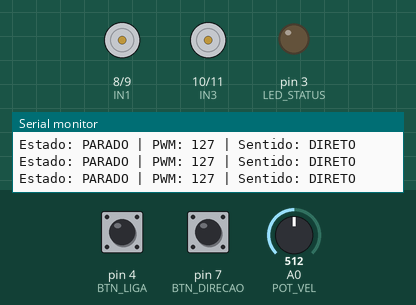
A sketch run on a simulated Arduino Uno, built with avr-gcc and run on an emulated ATmega328P. On the bench: motor-driver pin pairs drawn as motors (green arrow = first pin HIGH = forward, orange = second pin HIGH = backward, longer = more drive, scaled by the enable pin), output pins drawn as LEDs (lit = HIGH), the last lines printed to the serial monitor. The inputs (shaded band) are chosen by the test bench; at power-on: pin 4 (BTN_LIGA) HIGH, A0 (POT_VEL) = 512, pin 7 (BTN_DIRECAO) HIGH.

Above: at 1.2 s.
1.3 s: pin 4 (BTN_LIGA) pulled LOW for 0.15 s
At 2.2 s:
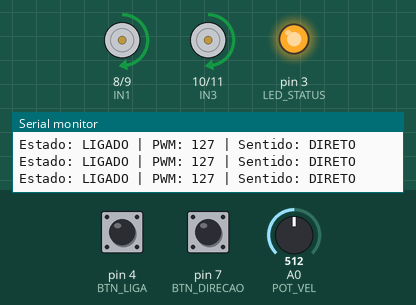
2.9 s: A0 (POT_VEL) set to 122
At 3.7 s:
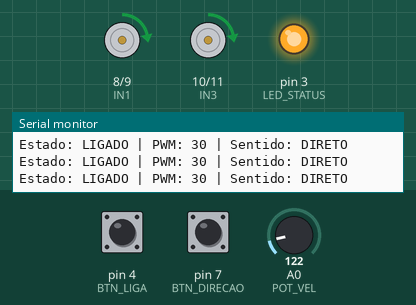
4.4 s: pin 7 (BTN_DIRECAO) pulled LOW for 0.15 s
At 5.5 s:
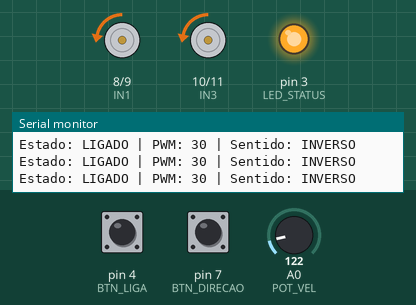
6.0 s: pin 4 (BTN_LIGA) pulled LOW for 1 s
At 7.3 s:
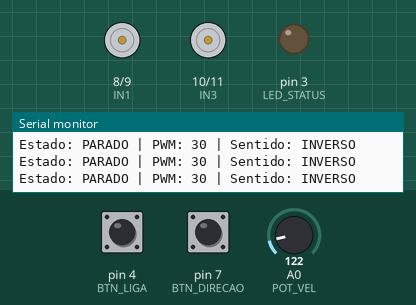
8.5 s: pin 4 (BTN_LIGA) pulled LOW for 3.2 s
At 10.0 s:
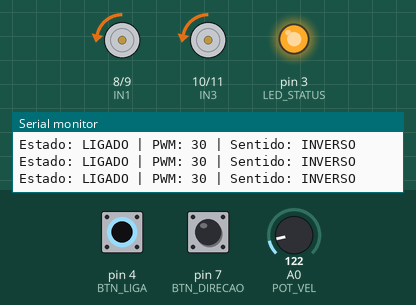
13.2 s: A0 (POT_VEL) set to 0
At 14.7 s:
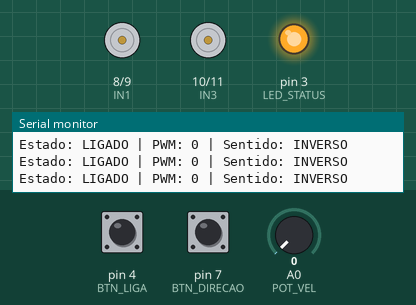
Timing chart, 0 to 15.7 s (numbered marks = the images above; inputs shaded):
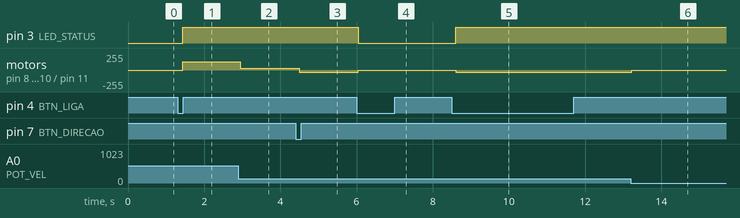

The sketch:

23_01_dois_motores_l298n.ino
```cpp
// ============================================================
// Controle de dois motores CC com modulo L298N
// Velocidade: potenciometro
// Direcao: botao
// Liga/desliga: botao
// ============================================================
// ---------- L298N ----------
const byte ENA = 5;   // PWM - Motor A
const byte IN1 = 8;
const byte IN2 = 9;
const byte ENB = 6;   // PWM - Motor B
const byte IN3 = 10;
const byte IN4 = 11;
// ---------- Entradas ----------
const byte BTN_DIRECAO = 7;
const byte BTN_LIGA    = 4;
const byte POT_VEL     = A0;
// ---------- Indicador ----------
const byte LED_STATUS = 3;
// ---------- Estados ----------
bool sentidoDireto = true;
bool motoresLigados = false;
bool ultimoBtnDirecao = HIGH;
bool ultimoBtnLiga    = HIGH;
// ============================================================
// Configura o sentido de rotacao
// ============================================================

void definirSentido(bool direto) {
  if (direto) {
    // Motor A
    digitalWrite(IN1, HIGH);
    digitalWrite(IN2, LOW);
    // Motor B
    digitalWrite(IN3, HIGH);
    digitalWrite(IN4, LOW);
  } else {
    // Motor A
    digitalWrite(IN1, LOW);
    digitalWrite(IN2, HIGH);
    // Motor B
    digitalWrite(IN3, LOW);
    digitalWrite(IN4, HIGH);
  }
}
// ============================================================
// Aciona os motores
// ============================================================

void moverMotores(int velocidade) {
  definirSentido(sentidoDireto);
  analogWrite(ENA, velocidade);
  analogWrite(ENB, velocidade);
}
// ============================================================
// Desabilita as duas pontes
// ============================================================

void pararMotores() {
  analogWrite(ENA, 0);
  analogWrite(ENB, 0);
}
// ============================================================
// SETUP
// ============================================================
void setup() {
  pinMode(ENA, OUTPUT);
  pinMode(IN1, OUTPUT);
  pinMode(IN2, OUTPUT);
  pinMode(ENB, OUTPUT);
  pinMode(IN3, OUTPUT);
  pinMode(IN4, OUTPUT);
  pinMode(BTN_DIRECAO, INPUT_PULLUP);
  pinMode(BTN_LIGA, INPUT_PULLUP);
  pinMode(LED_STATUS, OUTPUT);
  // Inicialmente os motores permanecem desligados
  pararMotores();
  Serial.begin(9600);
  Serial.println("================================");
  Serial.println(" Controle de Motores com L298N ");
  Serial.println("================================");
}
// ============================================================
// LOOP
// ============================================================

void loop() {
  // ----------------------------------------------------------
  // Leitura dos botoes
  // ----------------------------------------------------------
  bool btnDirecao = digitalRead(BTN_DIRECAO);
  bool btnLiga    = digitalRead(BTN_LIGA);
  // ----------------------------------------------------------
  // Botao de direcao
  // Detecta apenas HIGH -> LOW
  // ----------------------------------------------------------
  if (ultimoBtnDirecao == HIGH &&
      btnDirecao == LOW) {
    sentidoDireto = !sentidoDireto;
    delay(40); // debounce simples
  }
  ultimoBtnDirecao = btnDirecao;
  // ----------------------------------------------------------
  // Botao liga/desliga
  // ----------------------------------------------------------
  if (ultimoBtnLiga == HIGH &&
      btnLiga == LOW) {
    motoresLigados = !motoresLigados;
    delay(40); // debounce simples
  }
  ultimoBtnLiga = btnLiga;
  // ----------------------------------------------------------
  // Potenciometro
  // ----------------------------------------------------------
  int leituraPot = analogRead(POT_VEL);
  int velocidade = map(
    leituraPot,
    0, 1023,
    0, 255
  );
  // ----------------------------------------------------------
  // Controle dos motores
  // ----------------------------------------------------------
  if (motoresLigados) {
    moverMotores(velocidade);
    digitalWrite(LED_STATUS, HIGH);
  } else {
    pararMotores();
    digitalWrite(LED_STATUS, LOW);
  }
  // ----------------------------------------------------------
  // Monitor Serial
  // ----------------------------------------------------------
  Serial.print("Estado: ");
  if (motoresLigados) {
    Serial.print("LIGADO");
  } else {
    Serial.print("PARADO");
  }
  Serial.print(" | PWM: ");
  Serial.print(velocidade);
  Serial.print(" | Sentido: ");
  if (sentidoDireto) {
    Serial.println("DIRETO");
  } else {
    Serial.println("INVERSO");
  }
  delay(100);
}
```

Measured:
- after the input at 1.3 s, pin 3 (LED_STATUS): LOW → HIGH after 0.13 s; motor on pin 8 (IN1) / pin 9 (IN2), motor on pin 10 (IN3) / pin 11 (IN4): stopped → forward 127/255 after 0.13 s
- after the input at 2.9 s, motor on pin 8 (IN1) / pin 9 (IN2), motor on pin 10 (IN3) / pin 11 (IN4): forward 127/255 → forward 30/255 at once
- after the input at 4.4 s, motor on pin 8 (IN1) / pin 9 (IN2), motor on pin 10 (IN3) / pin 11 (IN4): forward 30/255 → backward 30/255 after 0.09 s
- after the input at 6.0 s, pin 3 (LED_STATUS): HIGH → LOW at once; motor on pin 8 (IN1) / pin 9 (IN2), motor on pin 10 (IN3) / pin 11 (IN4): backward 30/255 → stopped at once
- after the input at 8.5 s, pin 3 (LED_STATUS): LOW → HIGH after 0.10 s; motor on pin 8 (IN1) / pin 9 (IN2), motor on pin 10 (IN3) / pin 11 (IN4): stopped → backward 30/255 after 0.10 s
- after the input at 13.2 s, motor on pin 8 (IN1) / pin 9 (IN2), motor on pin 10 (IN3) / pin 11 (IN4): backward 30/255 → stopped at once
